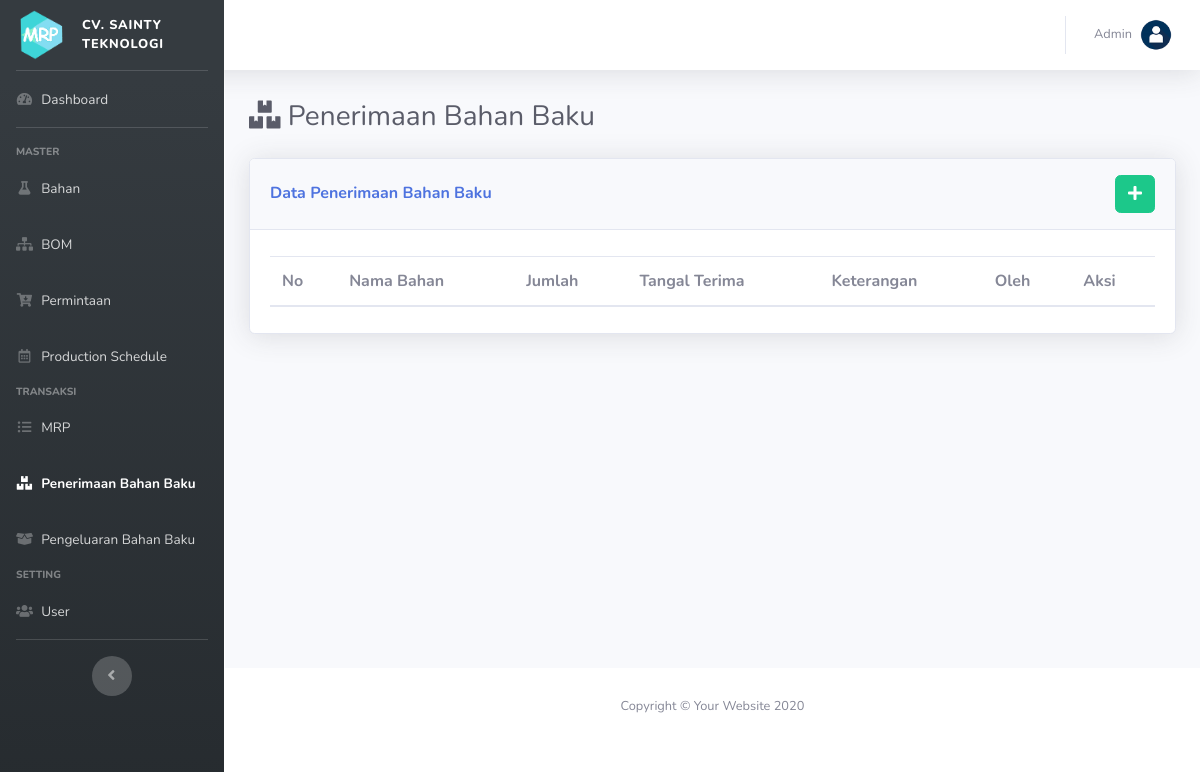
Page /index.php?p=penerimaan_bb on the earlier database version.
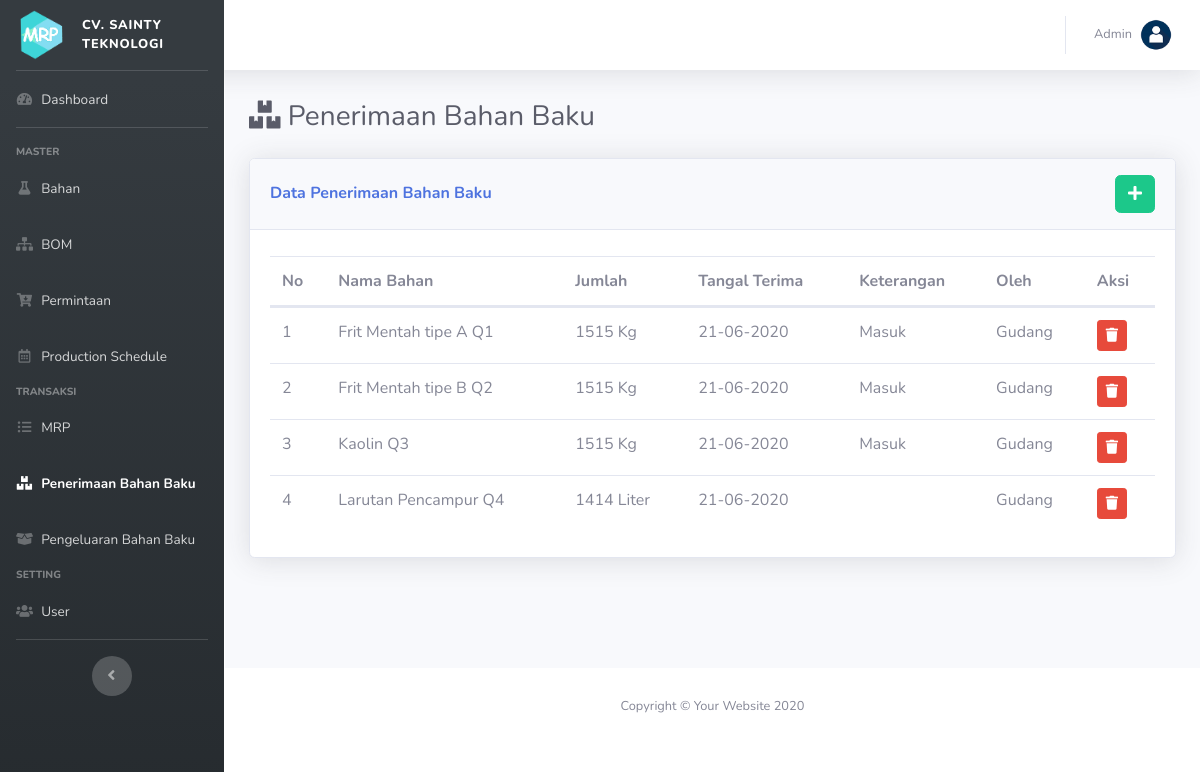
Same page on the later database version.
### tables this page shows
CREATE TABLE IF NOT EXISTS `penerimaan` (
  `id_pengadaan` int(11) NOT NULL AUTO_INCREMENT,
  `id_user` int(11) DEFAULT NULL,
  `id_bahan` int(11) DEFAULT NULL,
  `tgl_pengadaan` date DEFAULT NULL,
  `jumlah` double DEFAULT NULL,
  `keterangan` text DEFAULT NULL,
  PRIMARY KEY (`id_pengadaan`),
  KEY `id_user` (`id_user`),
  KEY `id_bahan` (`id_bahan`),
  CONSTRAINT `FK_penerimaan_bahan` FOREIGN KEY (`id_bahan`) REFERENCES `bahan` (`id_bahan`) ON DELETE CASCADE ON UPDATE CASCADE,
  CONSTRAINT `FK_penerimaan_user` FOREIGN KEY (`id_user`) REFERENCES `user` (`id_user`) ON DELETE CASCADE ON UPDATE CASCADE
);

CREATE TABLE IF NOT EXISTS `bahan` (
  `id_bahan` int(11) NOT NULL AUTO_INCREMENT,
  `nama_bahan` varchar(200) DEFAULT NULL,
  `satuan` varchar(200) DEFAULT NULL,
  `jumlah` double DEFAULT NULL,
  `ss` double(22,0) DEFAULT NULL,
  `rop` double(22,0) DEFAULT NULL,
  PRIMARY KEY (`id_bahan`)
);

CREATE TABLE IF NOT EXISTS `user` (
  `id_user` int(11) NOT NULL AUTO_INCREMENT,
  `username` varchar(50) DEFAULT NULL,
  `password` varchar(50) DEFAULT NULL,
  `nama_user` varchar(200) DEFAULT NULL,
  `jabatan` char(1) DEFAULT NULL,
  PRIMARY KEY (`id_user`),
  UNIQUE KEY `username` (`username`)
);

### pages/penerimaan_bb.php (the view, shortened to what this page needs)
<div class="d-sm-flex align-items-center justify-content-between mb-4">
    <h1 class="h3 mb-0 text-gray-800"> <i class="fa fa-boxes"></i> Penerimaan Bahan Baku</h1>
</div>
<?php
    $ket = "Data";
?>
<div class="row row_angket">
    <div class="col mb-4">
        <div class="card shadow mb-4">
            <div class="card-header py-3 d-flex flex-row align-items-center justify-content-between">
                <h6 class="m-0 font-weight-bold text-primary"><?= ucfirst($ket); ?> Penerimaan Bahan Baku</h6>
                <?php
                if(!isset($_GET['ket'])){
                ?>
                <div class="dropdown no-arrow">
                    <a href="index.php?p=penerimaan_bb&ket=tambah" class="btn btn-success" data-toggle="tooltip" data-placement="top" title="Tambah Data"><i class="fa fa-plus"></i></a>
                </div>
                <?php } ?>
            </div>
            <div class="card-body">
            <?php
                if(!isset($form)):
            ?>
                <table class="table dataTable">
                    <thead>
                        <tr>
                            <th>No</th>
                            <th>Nama Bahan</th>
                            <th>Jumlah</th>
                            <th>Tangal Terima</th>
                            <th>Keterangan</th>
                            <th>Oleh</th>
                            <th>Aksi</th>
                        </tr>
                    </thead>
                    <tbody>
                    <?php
                        $i=0;
                        $sql = "SELECT a.*, b.nama_user, c.nama_bahan, c.satuan FROM penerimaan a JOIN user b ON a.id_user = b.id_user JOIN bahan c ON a.id_bahan = c.id_bahan ORDER BY a.tgl_pengadaan DESC";
                        $q = mysqli_query($con, $sql);
                        while($row = mysqli_fetch_array($q)):
                    ?>
                        <tr>
                            <td><?= ++$i; ?></td>
                            <td><?= $row['nama_bahan']; ?></td>
                            <td><?= $row['jumlah']." ".$row['satuan']; ?></td>
                            <td><?= date("d-m-Y", strtotime($row['tgl_pengadaan'])); ?></td>
                            <td><?= $row['keterangan']; ?></td>
                            <td><?= $row['nama_user']; ?></td>
                            <td>
                                 <button type="button" class="btn btn-sm btn-danger btn-hapus" data-id="<?= $row['id_pengadaan'] ?>" data-toggle="tooltip" data-placement="top" title="Hapus">
                                    <i class="fa fa-trash"></i>
                                </button>
                            </td>
                        </tr>
                    <?php endwhile; ?>
                    </tbody>
                </table>
                <?php endif; ?>
            </div>
        </div>
    </div>
</div>

Differences in the rows shown:
added penerimaan: id_bahan.nama_bahan "Frit Mentah tipe A Q1", jumlah "1515", id_bahan.satuan "Kg", tgl_pengadaan "21-06-2020", keterangan "Masuk", id_user.nama_user "Gudang"
added penerimaan: id_bahan.nama_bahan "Frit Mentah tipe B Q2", jumlah "1515", id_bahan.satuan "Kg", tgl_pengadaan "21-06-2020", keterangan "Masuk", id_user.nama_user "Gudang"
added penerimaan: id_bahan.nama_bahan "Kaolin Q3", jumlah "1515", id_bahan.satuan "Kg", tgl_pengadaan "21-06-2020", keterangan "Masuk", id_user.nama_user "Gudang"
added penerimaan: id_bahan.nama_bahan "Larutan Pencampur Q4", jumlah "1414", id_bahan.satuan "Liter", tgl_pengadaan "21-06-2020", id_user.nama_user "Gudang"
